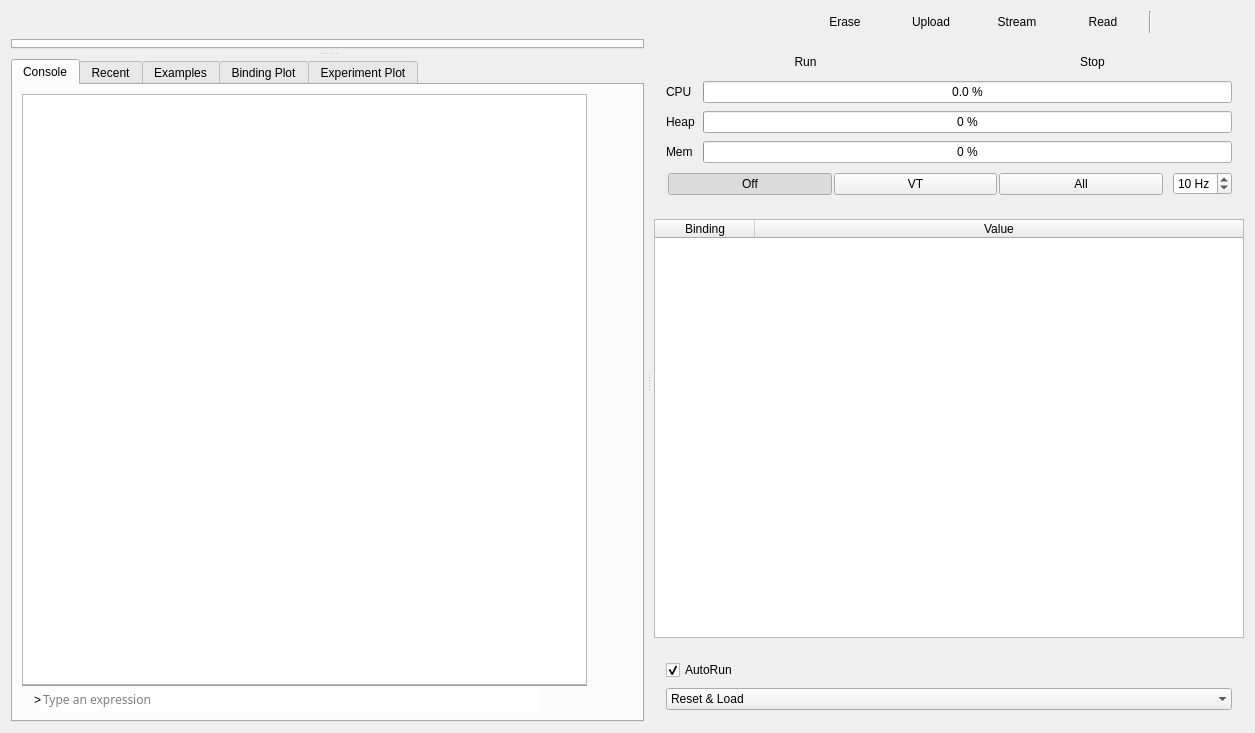
<?xml version="1.0" encoding="UTF-8"?>
<ui version="4.0">
 <class>PageLisp</class>
 <widget class="QWidget" name="PageLisp">
  <property name="geometry">
   <rect>
    <x>0</x>
    <y>0</y>
    <width>1255</width>
    <height>733</height>
   </rect>
  </property>
  <property name="windowTitle">
   <string>Form</string>
  </property>
  <layout class="QVBoxLayout" name="verticalLayout_5">
   <item>
    <layout class="QHBoxLayout" name="horizontalLayout">
     <item>
      <widget class="QLabel" name="pageTitle"/>
     </item>
     <item>
      <spacer name="horizontalSpacer">
       <property name="orientation">
        <enum>Qt::Orientation::Horizontal</enum>
       </property>
       <property name="sizeHint" stdset="0">
        <size>
         <width>20</width>
         <height>20</height>
        </size>
       </property>
      </spacer>
     </item>
     <item>
      <widget class="QPushButton" name="eraseButton">
       <property name="small" stdset="0">
        <bool>true</bool>
       </property>
       <property name="toolTip">
        <string>Erase LispBM application from VESC. This will also prevent it from starting on next boot (as expected).</string>
       </property>
       <property name="text">
        <string>Erase</string>
       </property>
       <property name="flat">
        <bool>true</bool>
       </property>
      </widget>
     </item>
     <item>
      <widget class="QPushButton" name="uploadButton">
       <property name="small" stdset="0">
        <bool>true</bool>
       </property>
       <property name="primary" stdset="0">
        <bool>true</bool>
       </property>
       <property name="toolTip">
        <string>Upload code to flash. This is persistent and starts the code on every boot.</string>
       </property>
       <property name="text">
        <string>Upload</string>
       </property>
       <property name="flat">
        <bool>true</bool>
       </property>
      </widget>
     </item>
     <item>
      <widget class="QPushButton" name="streamButton">
       <property name="small" stdset="0">
        <bool>true</bool>
       </property>
       <property name="toolTip">
        <string>Stream code. This is faster and not persistent, but does not work with imports.</string>
       </property>
       <property name="text">
        <string>Stream</string>
       </property>
       <property name="flat">
        <bool>true</bool>
       </property>
      </widget>
     </item>
     <item>
      <widget class="QPushButton" name="readExistingButton">
       <property name="small" stdset="0">
        <bool>true</bool>
       </property>
       <property name="toolTip">
        <string>Read LispBM code from connected VESC</string>
       </property>
       <property name="text">
        <string>Read</string>
       </property>
       <property name="flat">
        <bool>true</bool>
       </property>
      </widget>
     </item>
     <item>
      <widget class="Line" name="headerLine">
       <property name="bonus" stdset="0">
        <bool>true</bool>
       </property>
       <property name="orientation">
        <enum>Qt::Orientation::Vertical</enum>
       </property>
      </widget>
     </item>
     <item>
      <widget class="QPushButton" name="infoButton">
       <property name="small" stdset="0">
        <bool>true</bool>
       </property>
       <property name="toolTip">
        <string>Info</string>
       </property>
       <property name="text">
        <string/>
       </property>
       <property name="flat">
        <bool>true</bool>
       </property>
      </widget>
     </item>
     <item>
      <widget class="QPushButton" name="helpButton">
       <property name="small" stdset="0">
        <bool>true</bool>
       </property>
       <property name="toolTip">
        <string>Show help</string>
       </property>
       <property name="text">
        <string/>
       </property>
       <property name="flat">
        <bool>true</bool>
       </property>
      </widget>
     </item>
    </layout>
   </item>
   <item>
    <widget class="QSplitter" name="splitter">
     <property name="orientation">
      <enum>Qt::Orientation::Horizontal</enum>
     </property>
     <property name="handleWidth">
      <number>10</number>
     </property>
     <widget class="QSplitter" name="splitter_2">
      <property name="orientation">
       <enum>Qt::Orientation::Vertical</enum>
      </property>
      <property name="handleWidth">
       <number>10</number>
      </property>
      <widget class="QFrame" name="editorFrame">
       <property name="well" stdset="0">
        <bool>true</bool>
       </property>
       <layout class="QVBoxLayout" name="editorFrameLayout">
        <property name="spacing">
         <number>0</number>
        </property>
        <property name="leftMargin">
         <number>0</number>
        </property>
        <property name="topMargin">
         <number>0</number>
        </property>
        <property name="rightMargin">
         <number>0</number>
        </property>
        <property name="bottomMargin">
         <number>0</number>
        </property>
        <item>
         <widget class="QTabWidget" name="fileTabs">
          <property name="currentIndex">
           <number>-1</number>
          </property>
          <property name="movable">
           <bool>true</bool>
          </property>
         </widget>
        </item>
       </layout>
      </widget>
      <widget class="QFrame" name="consoleFrame">
       <property name="well" stdset="0">
        <bool>true</bool>
       </property>
       <layout class="QVBoxLayout" name="consoleFrameLayout">
        <property name="spacing">
         <number>0</number>
        </property>
        <property name="leftMargin">
         <number>0</number>
        </property>
        <property name="topMargin">
         <number>0</number>
        </property>
        <property name="rightMargin">
         <number>0</number>
        </property>
        <property name="bottomMargin">
         <number>0</number>
        </property>
        <item>
         <widget class="QTabWidget" name="tabWidget">
          <property name="tabPosition">
           <enum>QTabWidget::TabPosition::North</enum>
          </property>
          <property name="currentIndex">
           <number>0</number>
          </property>
          <widget class="QWidget" name="tab">
           <attribute name="title">
            <string>Console</string>
           </attribute>
           <layout class="QHBoxLayout" name="horizontalLayout_5" stretch="1,0">
            <item>
             <layout class="QVBoxLayout" name="verticalLayout_8">
              <property name="spacing">
               <number>0</number>
              </property>
              <item>
               <widget class="VTextBrowser" name="debugEdit">
                <property name="font">
                 <font>
                  <family>Roboto Mono</family>
                 </font>
                </property>
                <property name="lineWrapMode">
                 <enum>QTextEdit::LineWrapMode::NoWrap</enum>
                </property>
               </widget>
              </item>
              <item>
               <widget class="Line" name="replLine">
                <property name="orientation">
                 <enum>Qt::Orientation::Horizontal</enum>
                </property>
               </widget>
              </item>
              <item>
               <layout class="QHBoxLayout" name="horizontalLayout_2">
                <property name="leftMargin">
                 <number>12</number>
                </property>
                <property name="rightMargin">
                 <number>6</number>
                </property>
                <item>
                 <widget class="QLabel" name="replPromptLabel">
                  <property name="muted" stdset="0">
                   <bool>true</bool>
                  </property>
                  <property name="text">
                   <string>&gt;</string>
                  </property>
                 </widget>
                </item>
                <item>
                 <widget class="HistoryLineEdit" name="replEdit">
                  <property name="font">
                   <font>
                    <family>Roboto Mono</family>
                   </font>
                  </property>
                  <property name="frame">
                   <bool>false</bool>
                  </property>
                  <property name="placeholderText">
                   <string>Type an expression</string>
                  </property>
                 </widget>
                </item>
                <item>
                 <widget class="QPushButton" name="replHelpButton">
                  <property name="sizePolicy">
                   <sizepolicy hsizetype="Fixed" vsizetype="Fixed">
                    <horstretch>0</horstretch>
                    <verstretch>0</verstretch>
                   </sizepolicy>
                  </property>
                  <property name="toolTip">
                   <string>Print available commands</string>
                  </property>
                  <property name="text">
                   <string/>
                  </property>
                  <property name="flat">
                   <bool>true</bool>
                  </property>
                  <property name="icon">
                   <iconset resource="../res.qrc">
                    <normaloff>:/res/+theme_light/icons/Help-96.png</normaloff>:/res/+theme_light/icons/Help-96.png</iconset>
                  </property>
                 </widget>
                </item>
               </layout>
              </item>
             </layout>
            </item>
            <item>
             <widget class="QPushButton" name="clearConsoleButton">
              <property name="sizePolicy">
               <sizepolicy hsizetype="Fixed" vsizetype="Fixed">
                <horstretch>0</horstretch>
                <verstretch>0</verstretch>
               </sizepolicy>
              </property>
              <property name="text">
               <string/>
              </property>
              <property name="icon">
               <iconset resource="../res.qrc">
                <normaloff>:/res/icons/Delete-96.png</normaloff>:/res/icons/Delete-96.png</iconset>
              </property>
              <property name="flat">
               <bool>true</bool>
              </property>
             </widget>
            </item>
           </layout>
          </widget>
          <widget class="QWidget" name="tab_2">
           <attribute name="title">
            <string>Recent</string>
           </attribute>
           <layout class="QHBoxLayout" name="horizontalLayout_9" stretch="1,0">
            <item>
             <layout class="QVBoxLayout" name="verticalLayout_10">
              <property name="spacing">
               <number>2</number>
              </property>
              <item>
               <layout class="QHBoxLayout" name="horizontalLayout_4">
                <property name="spacing">
                 <number>2</number>
                </property>
                <item>
                 <widget class="QLabel" name="label_2">
                  <property name="text">
                   <string>Filter</string>
                  </property>
                 </widget>
                </item>
                <item>
                 <widget class="QLineEdit" name="recentFilterEdit"/>
                </item>
                <item>
                 <widget class="QPushButton" name="recentFilterClearButton">
                  <property name="toolTip">
                   <string>Clear Filter Text</string>
                  </property>
                  <property name="text">
                   <string/>
                  </property>
                  <property name="icon">
                   <iconset resource="../res.qrc">
                    <normaloff>:/res/+theme_light/icons/Cancel-96.png</normaloff>:/res/+theme_light/icons/Cancel-96.png</iconset>
                  </property>
                 </widget>
                </item>
               </layout>
              </item>
              <item>
               <widget class="QListWidget" name="recentList"/>
              </item>
             </layout>
            </item>
            <item>
             <layout class="QVBoxLayout" name="verticalLayout_6" stretch="0,0,0,1">
              <property name="spacing">
               <number>3</number>
              </property>
              <item>
               <widget class="QPushButton" name="openRecentButton">
                <property name="toolTip">
                 <string>Open selected recent file</string>
                </property>
                <property name="text">
                 <string>Open</string>
                </property>
                <property name="icon">
                 <iconset resource="../res.qrc">
                  <normaloff>:/res/icons/Open Folder-96.png</normaloff>:/res/icons/Open Folder-96.png</iconset>
                </property>
               </widget>
              </item>
              <item>
               <widget class="QPushButton" name="removeSelectedButton">
                <property name="toolTip">
                 <string>Remove selected recent file from list (file will not be deleted from file system)</string>
                </property>
                <property name="text">
                 <string>Remove</string>
                </property>
                <property name="icon">
                 <iconset resource="../res.qrc">
                  <normaloff>:/res/icons/Delete-96.png</normaloff>:/res/icons/Delete-96.png</iconset>
                </property>
               </widget>
              </item>
              <item>
               <widget class="QPushButton" name="clearRecentButton">
                <property name="toolTip">
                 <string>Clear recent file list (nothing will be deleted from file system)</string>
                </property>
                <property name="text">
                 <string>Clear</string>
                </property>
                <property name="icon">
                 <iconset resource="../res.qrc">
                  <normaloff>:/res/icons/Delete-96.png</normaloff>:/res/icons/Delete-96.png</iconset>
                </property>
               </widget>
              </item>
              <item>
               <spacer name="verticalSpacer_3">
                <property name="orientation">
                 <enum>Qt::Orientation::Vertical</enum>
                </property>
                <property name="sizeHint" stdset="0">
                 <size>
                  <width>20</width>
                  <height>40</height>
                 </size>
                </property>
               </spacer>
              </item>
             </layout>
            </item>
           </layout>
          </widget>
          <widget class="QWidget" name="tab_3">
           <attribute name="title">
            <string>Examples</string>
           </attribute>
           <layout class="QHBoxLayout" name="horizontalLayout_10" stretch="1,0">
            <item>
             <layout class="QVBoxLayout" name="verticalLayout_11">
              <property name="spacing">
               <number>2</number>
              </property>
              <item>
               <layout class="QHBoxLayout" name="horizontalLayout_3">
                <property name="spacing">
                 <number>2</number>
                </property>
                <item>
                 <widget class="QLabel" name="label_5">
                  <property name="text">
                   <string>Filter</string>
                  </property>
                 </widget>
                </item>
                <item>
                 <widget class="QLineEdit" name="exampleFilterEdit"/>
                </item>
                <item>
                 <widget class="QPushButton" name="exampleFilterClearButton">
                  <property name="toolTip">
                   <string>Clear Filter Text</string>
                  </property>
                  <property name="text">
                   <string/>
                  </property>
                  <property name="icon">
                   <iconset resource="../res.qrc">
                    <normaloff>:/res/+theme_light/icons/Cancel-96.png</normaloff>:/res/+theme_light/icons/Cancel-96.png</iconset>
                  </property>
                 </widget>
                </item>
               </layout>
              </item>
              <item>
               <widget class="QListWidget" name="exampleList"/>
              </item>
             </layout>
            </item>
            <item>
             <layout class="QVBoxLayout" name="verticalLayout_4" stretch="0,1">
              <item>
               <widget class="QPushButton" name="openExampleButton">
                <property name="text">
                 <string>Open</string>
                </property>
                <property name="icon">
                 <iconset resource="../res.qrc">
                  <normaloff>:/res/icons/Open Folder-96.png</normaloff>:/res/icons/Open Folder-96.png</iconset>
                </property>
               </widget>
              </item>
              <item>
               <spacer name="verticalSpacer_2">
                <property name="orientation">
                 <enum>Qt::Orientation::Vertical</enum>
                </property>
                <property name="sizeHint" stdset="0">
                 <size>
                  <width>20</width>
                  <height>40</height>
                 </size>
                </property>
               </spacer>
              </item>
             </layout>
            </item>
           </layout>
          </widget>
          <widget class="QWidget" name="tab_4">
           <attribute name="title">
            <string>Binding Plot</string>
           </attribute>
           <layout class="QHBoxLayout" name="horizontalLayout_6">
            <item>
             <widget class="QCustomPlot" name="bindingPlot" native="true"/>
            </item>
            <item>
             <widget class="QFrame" name="buttonFrame">
              <property name="sizePolicy">
               <sizepolicy hsizetype="Fixed" vsizetype="Preferred">
                <horstretch>0</horstretch>
                <verstretch>0</verstretch>
               </sizepolicy>
              </property>
              <property name="frameShape">
               <enum>QFrame::Shape::StyledPanel</enum>
              </property>
              <property name="frameShadow">
               <enum>QFrame::Shadow::Plain</enum>
              </property>
              <layout class="QVBoxLayout" name="verticalLayout_7" stretch="0,0,0,0,1">
               <property name="spacing">
                <number>3</number>
               </property>
               <property name="leftMargin">
                <number>2</number>
               </property>
               <property name="topMargin">
                <number>2</number>
               </property>
               <property name="rightMargin">
                <number>2</number>
               </property>
               <property name="bottomMargin">
                <number>2</number>
               </property>
               <item>
                <widget class="QToolButton" name="autoscaleButton">
                 <property name="sizePolicy">
                  <sizepolicy hsizetype="Fixed" vsizetype="Fixed">
                   <horstretch>0</horstretch>
                   <verstretch>0</verstretch>
                  </sizepolicy>
                 </property>
                 <property name="font">
                  <font>
                   <pointsize>3</pointsize>
                  </font>
                 </property>
                 <property name="toolTip">
                  <string>Autoscale plots with incoming samples</string>
                 </property>
                 <property name="text">
                  <string/>
                 </property>
                 <property name="icon">
                  <iconset resource="../res.qrc">
                   <normaloff>:/res/icons/size_off.png</normaloff>
                   <normalon>:/res/icons/size_on.png</normalon>:/res/icons/size_off.png</iconset>
                 </property>
                 <property name="iconSize">
                  <size>
                   <width>14</width>
                   <height>14</height>
                  </size>
                 </property>
                 <property name="checkable">
                  <bool>true</bool>
                 </property>
                 <property name="checked">
                  <bool>true</bool>
                 </property>
                </widget>
               </item>
               <item>
                <widget class="QToolButton" name="zoomHButton">
                 <property name="sizePolicy">
                  <sizepolicy hsizetype="Fixed" vsizetype="Fixed">
                   <horstretch>0</horstretch>
                   <verstretch>0</verstretch>
                  </sizepolicy>
                 </property>
                 <property name="font">
                  <font>
                   <pointsize>3</pointsize>
                  </font>
                 </property>
                 <property name="toolTip">
                  <string>Enable horizontal zoom</string>
                 </property>
                 <property name="text">
                  <string/>
                 </property>
                 <property name="icon">
                  <iconset resource="../res.qrc">
                   <normaloff>:/res/icons/expand_off.png</normaloff>
                   <normalon>:/res/icons/expand_on.png</normalon>:/res/icons/expand_off.png</iconset>
                 </property>
                 <property name="iconSize">
                  <size>
                   <width>14</width>
                   <height>14</height>
                  </size>
                 </property>
                 <property name="checkable">
                  <bool>true</bool>
                 </property>
                 <property name="checked">
                  <bool>true</bool>
                 </property>
                </widget>
               </item>
               <item>
                <widget class="QToolButton" name="zoomVButton">
                 <property name="sizePolicy">
                  <sizepolicy hsizetype="Fixed" vsizetype="Fixed">
                   <horstretch>0</horstretch>
                   <verstretch>0</verstretch>
                  </sizepolicy>
                 </property>
                 <property name="font">
                  <font>
                   <pointsize>3</pointsize>
                  </font>
                 </property>
                 <property name="toolTip">
                  <string>Enable vertical zoom</string>
                 </property>
                 <property name="text">
                  <string/>
                 </property>
                 <property name="icon">
                  <iconset resource="../res.qrc">
                   <normaloff>:/res/icons/expand_v_off.png</normaloff>
                   <normalon>:/res/icons/expand_v_on.png</normalon>:/res/icons/expand_v_off.png</iconset>
                 </property>
                 <property name="iconSize">
                  <size>
                   <width>14</width>
                   <height>14</height>
                  </size>
                 </property>
                 <property name="checkable">
                  <bool>true</bool>
                 </property>
                 <property name="checked">
                  <bool>true</bool>
                 </property>
                </widget>
               </item>
               <item>
                <widget class="QToolButton" name="rescaleButton">
                 <property name="toolTip">
                  <string>Rescale plots to fit</string>
                 </property>
                 <property name="text">
                  <string/>
                 </property>
                 <property name="icon">
                  <iconset resource="../res.qrc">
                   <normaloff>:/res/icons/size_off.png</normaloff>:/res/icons/size_off.png</iconset>
                 </property>
                 <property name="iconSize">
                  <size>
                   <width>14</width>
                   <height>14</height>
                  </size>
                 </property>
                </widget>
               </item>
               <item>
                <spacer name="verticalSpacer_4">
                 <property name="orientation">
                  <enum>Qt::Orientation::Vertical</enum>
                 </property>
                 <property name="sizeHint" stdset="0">
                  <size>
                   <width>20</width>
                   <height>40</height>
                  </size>
                 </property>
                </spacer>
               </item>
              </layout>
             </widget>
            </item>
           </layout>
          </widget>
          <widget class="QWidget" name="tab_5">
           <attribute name="title">
            <string>Experiment Plot</string>
           </attribute>
           <layout class="QVBoxLayout" name="verticalLayout_9">
            <item>
             <widget class="QScrollArea" name="experimentScroll">
              <property name="frameShape">
               <enum>QFrame::Shape::NoFrame</enum>
              </property>
              <property name="widgetResizable">
               <bool>true</bool>
              </property>
              <widget class="ExperimentPlot" name="experimentPlot" native="true"/>
             </widget>
            </item>
           </layout>
          </widget>
         </widget>
        </item>
       </layout>
      </widget>
     </widget>
     <widget class="QScrollArea" name="sideScroll">
      <property name="horizontalScrollBarPolicy">
       <enum>Qt::ScrollBarPolicy::ScrollBarAlwaysOff</enum>
      </property>
      <property name="frameShape">
       <enum>QFrame::Shape::NoFrame</enum>
      </property>
      <property name="widgetResizable">
       <bool>true</bool>
      </property>
      <widget class="QWidget" name="layoutWidget2">
       <layout class="QVBoxLayout" name="verticalLayout_2">
        <property name="spacing">
         <number>10</number>
        </property>
        <property name="leftMargin">
         <number>0</number>
        </property>
        <property name="topMargin">
         <number>0</number>
        </property>
        <property name="rightMargin">
         <number>0</number>
        </property>
        <property name="bottomMargin">
         <number>0</number>
        </property>
        <item>
         <widget class="QFrame" name="runFrame">
          <property name="card" stdset="0">
           <bool>true</bool>
          </property>
          <layout class="QVBoxLayout" name="runFrameLayout">
           <property name="spacing">
            <number>8</number>
           </property>
           <property name="leftMargin">
            <number>12</number>
           </property>
           <property name="topMargin">
            <number>12</number>
           </property>
           <property name="rightMargin">
            <number>12</number>
           </property>
           <property name="bottomMargin">
            <number>12</number>
           </property>
           <item>
            <layout class="QHBoxLayout" name="horizontalLayout_11">
             <item>
              <widget class="QPushButton" name="runButton">
               <property name="primary" stdset="0">
                <bool>true</bool>
               </property>
               <property name="toolTip">
                <string>Run or re-run evaluator</string>
               </property>
               <property name="text">
                <string>Run</string>
               </property>
               <property name="icon">
                <iconset resource="../res.qrc">
                 <normaloff>:/res/icons/Circled Play-96.png</normaloff>:/res/icons/Circled Play-96.png</iconset>
               </property>
               <property name="flat">
                <bool>true</bool>
               </property>
              </widget>
             </item>
             <item>
              <widget class="QPushButton" name="stopButton">
               <property name="toolTip">
                <string>Stop evaluator</string>
               </property>
               <property name="text">
                <string>Stop</string>
               </property>
               <property name="icon">
                <iconset resource="../res.qrc">
                 <normaloff>:/res/icons/Shutdown-96.png</normaloff>:/res/icons/Shutdown-96.png</iconset>
               </property>
               <property name="flat">
                <bool>true</bool>
               </property>
              </widget>
             </item>
            </layout>
           </item>
           <item>
            <layout class="QGridLayout" name="gridLayout">
             <item row="2" column="0">
              <widget class="QLabel" name="label_4">
               <property name="text">
                <string>Mem</string>
               </property>
              </widget>
             </item>
             <item row="1" column="0">
              <widget class="QLabel" name="label_3">
               <property name="text">
                <string>Heap</string>
               </property>
              </widget>
             </item>
             <item row="0" column="0">
              <widget class="QLabel" name="label">
               <property name="text">
                <string>CPU</string>
               </property>
              </widget>
             </item>
             <item row="1" column="1">
              <widget class="QProgressBar" name="heapBar">
               <property name="value">
                <number>0</number>
               </property>
               <property name="format">
                <string>%p %</string>
               </property>
              </widget>
             </item>
             <item row="2" column="1">
              <widget class="QProgressBar" name="memBar">
               <property name="value">
                <number>0</number>
               </property>
               <property name="format">
                <string>%p %</string>
               </property>
              </widget>
             </item>
             <item row="0" column="1">
              <widget class="QProgressBar" name="cpuBar">
               <property name="maximum">
                <number>1000</number>
               </property>
               <property name="value">
                <number>0</number>
               </property>
               <property name="format">
                <string>0.0 %</string>
               </property>
              </widget>
             </item>
            </layout>
           </item>
           <item>
            <layout class="QHBoxLayout" name="horizontalLayout_8" stretch="1,0">
             <item>
              <widget class="QFrame" name="pollFrame">
               <property name="seg" stdset="0">
                <bool>true</bool>
               </property>
               <layout class="QHBoxLayout" name="pollFrameLayout">
                <property name="spacing">
                 <number>2</number>
                </property>
                <property name="leftMargin">
                 <number>2</number>
                </property>
                <property name="topMargin">
                 <number>2</number>
                </property>
                <property name="rightMargin">
                 <number>2</number>
                </property>
                <property name="bottomMargin">
                 <number>2</number>
                </property>
                <item>
                 <widget class="QPushButton" name="pollOffButton">
                  <property name="toolTip">
                   <string>Data polling disabled</string>
                  </property>
                  <property name="checkable">
                   <bool>true</bool>
                  </property>
                  <property name="autoExclusive">
                   <bool>true</bool>
                  </property>
                  <property name="text">
                   <string>Off</string>
                  </property>
                  <property name="checked">
                   <bool>true</bool>
                  </property>
                 </widget>
                </item>
                <item>
                 <widget class="QPushButton" name="pollVtButton">
                  <property name="toolTip">
                   <string>Poll variables starting with vt only</string>
                  </property>
                  <property name="checkable">
                   <bool>true</bool>
                  </property>
                  <property name="autoExclusive">
                   <bool>true</bool>
                  </property>
                  <property name="text">
                   <string>VT</string>
                  </property>
                 </widget>
                </item>
                <item>
                 <widget class="QPushButton" name="pollAllButton">
                  <property name="toolTip">
                   <string>Poll all variables</string>
                  </property>
                  <property name="checkable">
                   <bool>true</bool>
                  </property>
                  <property name="autoExclusive">
                   <bool>true</bool>
                  </property>
                  <property name="text">
                   <string>All</string>
                  </property>
                 </widget>
                </item>
               </layout>
              </widget>
             </item>
             <item>
              <widget class="QSpinBox" name="pollRateBox">
               <property name="arrows" stdset="0">
                <bool>false</bool>
               </property>
               <property name="toolTip">
                <string>Poll Rate</string>
               </property>
               <property name="suffix">
                <string> Hz</string>
               </property>
               <property name="minimum">
                <number>1</number>
               </property>
               <property name="value">
                <number>10</number>
               </property>
              </widget>
             </item>
            </layout>
           </item>
          </layout>
         </widget>
        </item>
        <item>
         <widget class="QTableWidget" name="bindingTable">
          <property name="horizontalScrollBarPolicy">
           <enum>Qt::ScrollBarPolicy::ScrollBarAlwaysOff</enum>
          </property>
          <property name="editTriggers">
           <set>QAbstractItemView::EditTrigger::NoEditTriggers</set>
          </property>
          <property name="selectionBehavior">
           <enum>QAbstractItemView::SelectionBehavior::SelectRows</enum>
          </property>
          <attribute name="horizontalHeaderStretchLastSection">
           <bool>true</bool>
          </attribute>
          <column>
           <property name="text">
            <string>Binding</string>
           </property>
          </column>
          <column>
           <property name="text">
            <string>Value</string>
           </property>
          </column>
         </widget>
        </item>
        <item>
         <widget class="QFrame" name="streamFrame">
          <property name="card" stdset="0">
           <bool>true</bool>
          </property>
          <layout class="QVBoxLayout" name="streamFrameLayout">
           <property name="spacing">
            <number>8</number>
           </property>
           <property name="leftMargin">
            <number>12</number>
           </property>
           <property name="topMargin">
            <number>12</number>
           </property>
           <property name="rightMargin">
            <number>12</number>
           </property>
           <property name="bottomMargin">
            <number>12</number>
           </property>
           <item>
            <widget class="QCheckBox" name="autoRunBox">
             <property name="toolTip">
              <string>Automatically run program on upload</string>
             </property>
             <property name="text">
              <string>AutoRun</string>
             </property>
             <property name="checked">
              <bool>true</bool>
             </property>
            </widget>
           </item>
           <item>
            <widget class="QComboBox" name="streamModeBox">
             <property name="toolTip">
              <string>After Stream</string>
             </property>
             <property name="currentIndex">
              <number>1</number>
             </property>
             <property name="sizeAdjustPolicy">
              <enum>QComboBox::SizeAdjustPolicy::AdjustToMinimumContentsLengthWithIcon</enum>
             </property>
             <property name="minimumContentsLength">
              <number>12</number>
             </property>
             <property name="frame">
              <bool>false</bool>
             </property>
             <item>
              <property name="text">
               <string>Load on top</string>
              </property>
             </item>
             <item>
              <property name="text">
               <string>Reset &amp; Load</string>
              </property>
             </item>
             <item>
              <property name="text">
               <string>Reload Flash &amp; Load</string>
              </property>
             </item>
            </widget>
           </item>
          </layout>
         </widget>
        </item>
       </layout>
      </widget>
     </widget>
    </widget>
   </item>
  </layout>
 </widget>
 <customwidgets>
  <customwidget>
   <class>QCustomPlot</class>
   <extends>QWidget</extends>
   <header>widgets/qcustomplot.h</header>
   <container>1</container>
  </customwidget>
  <customwidget>
   <class>ExperimentPlot</class>
   <extends>QWidget</extends>
   <header>widgets/experimentplot.h</header>
   <container>1</container>
  </customwidget>
  <customwidget>
   <class>VTextBrowser</class>
   <extends>QTextEdit</extends>
   <header>widgets/vtextbrowser.h</header>
  </customwidget>
  <customwidget>
   <class>HistoryLineEdit</class>
   <extends>QLineEdit</extends>
   <header>widgets/historylineedit.h</header>
  </customwidget>
 </customwidgets>
 <resources>
  <include location="../res.qrc"/>
 </resources>
 <connections>
  <connection>
   <sender>clearConsoleButton</sender>
   <signal>clicked()</signal>
   <receiver>debugEdit</receiver>
   <slot>clear()</slot>
   <hints>
    <hint type="sourcelabel">
     <x>1465</x>
     <y>553</y>
    </hint>
    <hint type="destinationlabel">
     <x>1429</x>
     <y>818</y>
    </hint>
   </hints>
  </connection>
  <connection>
   <sender>recentFilterClearButton</sender>
   <signal>clicked()</signal>
   <receiver>recentFilterEdit</receiver>
   <slot>clear()</slot>
   <hints>
    <hint type="sourcelabel">
     <x>1357</x>
     <y>535</y>
    </hint>
    <hint type="destinationlabel">
     <x>1308</x>
     <y>532</y>
    </hint>
   </hints>
  </connection>
  <connection>
   <sender>exampleFilterClearButton</sender>
   <signal>clicked()</signal>
   <receiver>exampleFilterEdit</receiver>
   <slot>clear()</slot>
   <hints>
    <hint type="sourcelabel">
     <x>1358</x>
     <y>537</y>
    </hint>
    <hint type="destinationlabel">
     <x>1291</x>
     <y>538</y>
    </hint>
   </hints>
  </connection>
 </connections>
</ui>
